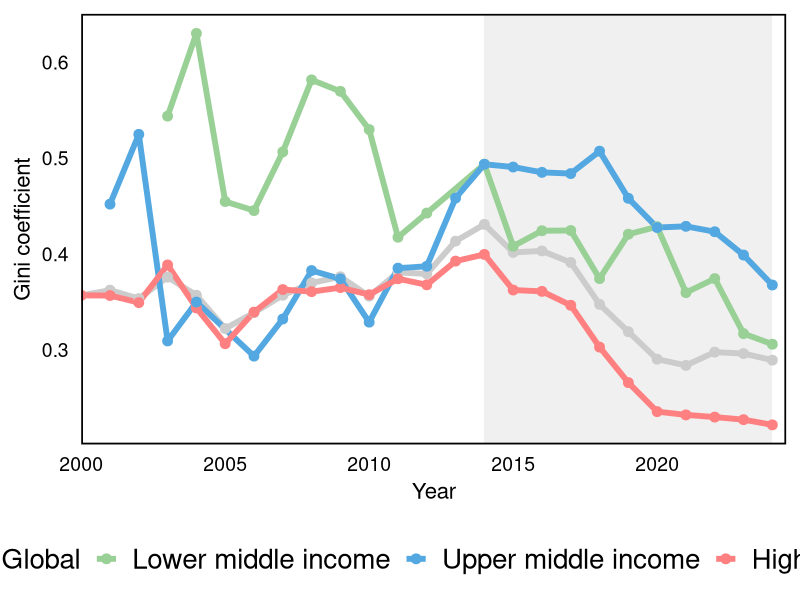
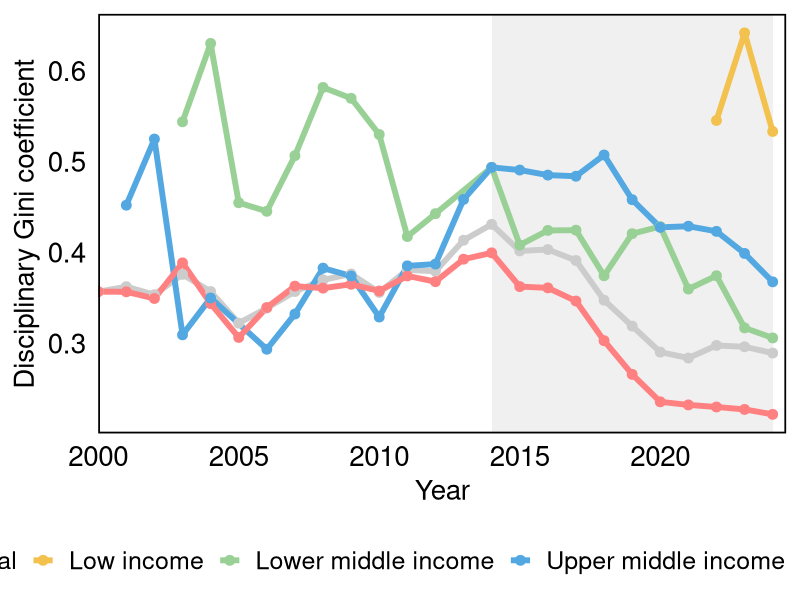
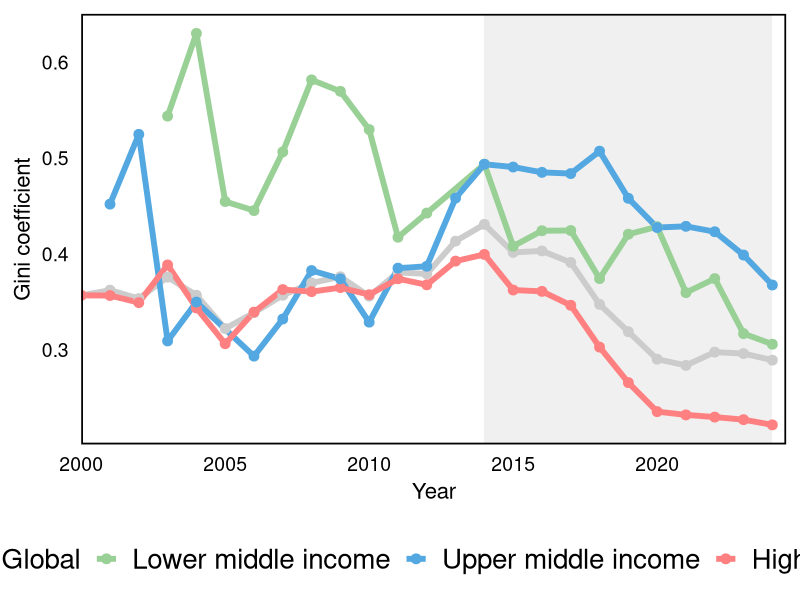
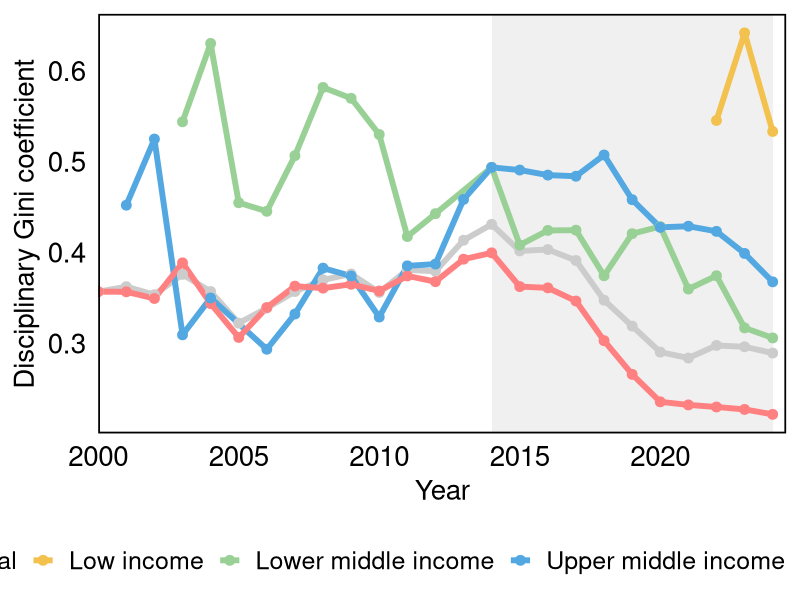

R code for these plots, in order:
#==================== 加权的方法计算  ===============================
#==================== 加权的方法计算  ===============================
#==================== 加权的方法计算  ===============================

library(readr)
library(dplyr)
library(ggplot2)

#========================
# 1 读入数据
#========================

pub_df <- read_csv("Country_Year_PaperCount_Sum.csv", show_col_types = FALSE)
gini_df <- read_csv("left_file_with_income_group.csv", show_col_types = FALSE)

#========================
# 2 整理列格式
#========================

pub_df <- pub_df %>%
  mutate(
    Country = trimws(Country),
    Year = as.numeric(Year),
    Count = as.numeric(Count)
  )

gini_df <- gini_df %>%
  mutate(
    Country = trimws(Country),
    Year = as.numeric(Year),
    gini_pub = as.numeric(gini_pub),
    `Income group` = trimws(`Income group`)
  )

#========================
# 3 按 Country + Year 合并 Gini 和发文量
#========================

df_weight <- gini_df %>%
  inner_join(pub_df, by = c("Country", "Year")) %>%
  filter(
    !is.na(gini_pub),
    !is.na(Count),
    Count > 0
  )

# 检查合并后的数据
print(head(df_weight))
print(nrow(df_weight))

#========================
# 4 Global 加权 Gini
#========================

g_global_w <- df_weight %>%
  group_by(Year) %>%
  summarise(
    weighted_gini = sum(gini_pub * Count, na.rm = TRUE) / sum(Count, na.rm = TRUE),
    total_pub = sum(Count, na.rm = TRUE),
    n_country = n_distinct(Country),
    .groups = "drop"
  ) %>%
  mutate(Group = "Global")

#========================
# 5 Income group 加权 Gini
#========================

g_income_w <- df_weight %>%
  filter(!is.na(`Income group`)) %>%
  filter(`Income group` != "Low income") %>%
  group_by(Year, `Income group`) %>%
  summarise(
    weighted_gini = sum(gini_pub * Count, na.rm = TRUE) / sum(Count, na.rm = TRUE),
    total_pub = sum(Count, na.rm = TRUE),
    n_country = n_distinct(Country),
    .groups = "drop"
  ) %>%
  mutate(Group = `Income group`) %>%
  dplyr::select(-`Income group`)

#========================
# 6 合并结果
#========================

gini_summary_weighted <- bind_rows(g_global_w, g_income_w) %>%
  mutate(
    Group = factor(
      Group,
      levels = c(
        "Global",
        "Lower middle income",
        "Upper middle income",
        "High income"
      )
    )
  )

# 输出加权结果
print(gini_summary_weighted)
write_csv(gini_summary_weighted, "gini_summary_publication_weighted.csv")
#========================
# 7 画图
#========================
peak_year <- 2014

my_cols <- c(
  "Global"              = "grey80",
  "Lower middle income" = "#99D096",
  "Upper middle income" = "#53A8E1",
  "High income"         = "#FF8081"
)

p_weighted <- ggplot(
  gini_summary_weighted,
  aes(x = Year, y = weighted_gini, color = Group)
) +
  annotate(
    "rect",
    xmin = peak_year, xmax = 2024,
    ymin = -Inf, ymax = Inf,
    fill = "grey85", alpha = 0.4
  ) +
  geom_line(linewidth = 2) +
  geom_point(size = 3) +
  scale_color_manual(values = my_cols) +
  scale_x_continuous(
    breaks = seq(2000, 2024, by = 5),
    limits = c(2000, 2024),
    expand = expansion(mult = c(0, 0.02))
  ) +
  labs(
    x = "Year",
    y = "Gini coefficient"
  ) +
  theme_minimal(base_size = 20) +
  theme(
    panel.grid.major = element_blank(),
    panel.grid.minor = element_blank(),
    panel.border = element_rect(color = "black", fill = NA, linewidth = 1.2),
    axis.title = element_text(size = 16, color = "black"),
    axis.text  = element_text(size = 14, color = "black"),
    legend.title = element_blank(),
    legend.position = "bottom",
    legend.text = element_text(size = 20)
  )

print(p_weighted)

ggsave(
  "publication_weighted_gini.png",
  plot = p_weighted,
  width = 8.5,
  height = 4.5,
  dpi = 600
)

#======================加入低收入的 ==========================
library(readr)
library(dplyr)
library(ggplot2)

#========================
# 1 读入数据
#========================
pub_df <- read_csv("Country_Year_PaperCount_Sum.csv", show_col_types = FALSE)
gini_df <- read_csv("left_file_with_income_group.csv", show_col_types = FALSE)

#========================
# 2 整理数据
#========================
pub_df <- pub_df %>%
  mutate(
    Country = trimws(Country),
    Year = as.integer(Year),
    Count = as.numeric(Count)
  )

gini_df <- gini_df %>%
  mutate(
    Country = trimws(Country),
    Year = as.integer(Year),
    gini_pub = as.numeric(gini_pub),
    `Income group` = trimws(`Income group`)
  )

#========================
# 3 合并 Gini 和发文量
#========================
df_weight <- gini_df %>%
  inner_join(pub_df, by = c("Country", "Year")) %>%
  filter(
    !is.na(gini_pub),
    !is.na(Count),
    Count > 0
  )

# 可选：先检查一下收入组名字是否真的是 Low income
unique(df_weight$`Income group`)

#========================
# 4 Global 加权 Gini
#========================
g_global_w <- df_weight %>%
  group_by(Year) %>%
  summarise(
    weighted_gini = sum(gini_pub * Count, na.rm = TRUE) / sum(Count, na.rm = TRUE),
    total_pub = sum(Count, na.rm = TRUE),
    n_country = n_distinct(Country),
    .groups = "drop"
  ) %>%
  mutate(Group = "Global")

#========================
# 5 Income group 加权 Gini
#   这里不再去掉 Low income
#========================
g_income_w <- df_weight %>%
  filter(!is.na(`Income group`)) %>%
  group_by(Year, `Income group`) %>%
  summarise(
    weighted_gini = sum(gini_pub * Count, na.rm = TRUE) / sum(Count, na.rm = TRUE),
    total_pub = sum(Count, na.rm = TRUE),
    n_country = n_distinct(Country),
    .groups = "drop"
  ) %>%
  mutate(Group = `Income group`) %>%
  select(-`Income group`)

#========================
# 6 合并
#========================
gini_summary_weighted <- bind_rows(g_global_w, g_income_w) %>%
  mutate(
    Group = factor(
      Group,
      levels = c(
        "Global",
        "Low income",
        "Lower middle income",
        "Upper middle income",
        "High income"
      )
    )
  )

#========================
# 7 作图
#========================
peak_year <- 2014

my_cols <- c(
  "Global"              = "grey80",
  "Low income"          = "#F2C14E",
  "Lower middle income" = "#99D096",
  "Upper middle income" = "#53A8E1",
  "High income"         = "#FF8081"
)

p_weighted <- ggplot(
  gini_summary_weighted,
  aes(x = Year, y = weighted_gini, color = Group)
) +
  annotate(
    "rect",
    xmin = peak_year, xmax = 2024,
    ymin = -Inf, ymax = Inf,
    fill = "grey85", alpha = 0.4
  ) +
  geom_line(linewidth = 2) +
  geom_point(size = 3) +
  scale_color_manual(values = my_cols) +
  scale_x_continuous(
    breaks = seq(2000, 2024, by = 5),
    limits = c(2000, 2024),
    expand = expansion(mult = c(0, 0.02))
  ) +
  labs(
    x = "Year",
    y = "Disciplinary Gini coefficient"
  ) +
  theme_minimal(base_size = 20) +
  theme(
    panel.grid.major = element_blank(),
    panel.grid.minor = element_blank(),
    panel.border = element_rect(color = "black", fill = NA, linewidth = 1.2),
    axis.title = element_text(size = 20, color = "black"),
    axis.text  = element_text(size = 20, color = "black"),
    legend.title = element_blank(),
    legend.position = "bottom",
    legend.text = element_text(size = 18)
  )

print(p_weighted)

ggsave(
  "publication_weighted_gini_with_low_income.png",
  plot = p_weighted,
  width = 7,
  height = 5,
  dpi = 600
)
